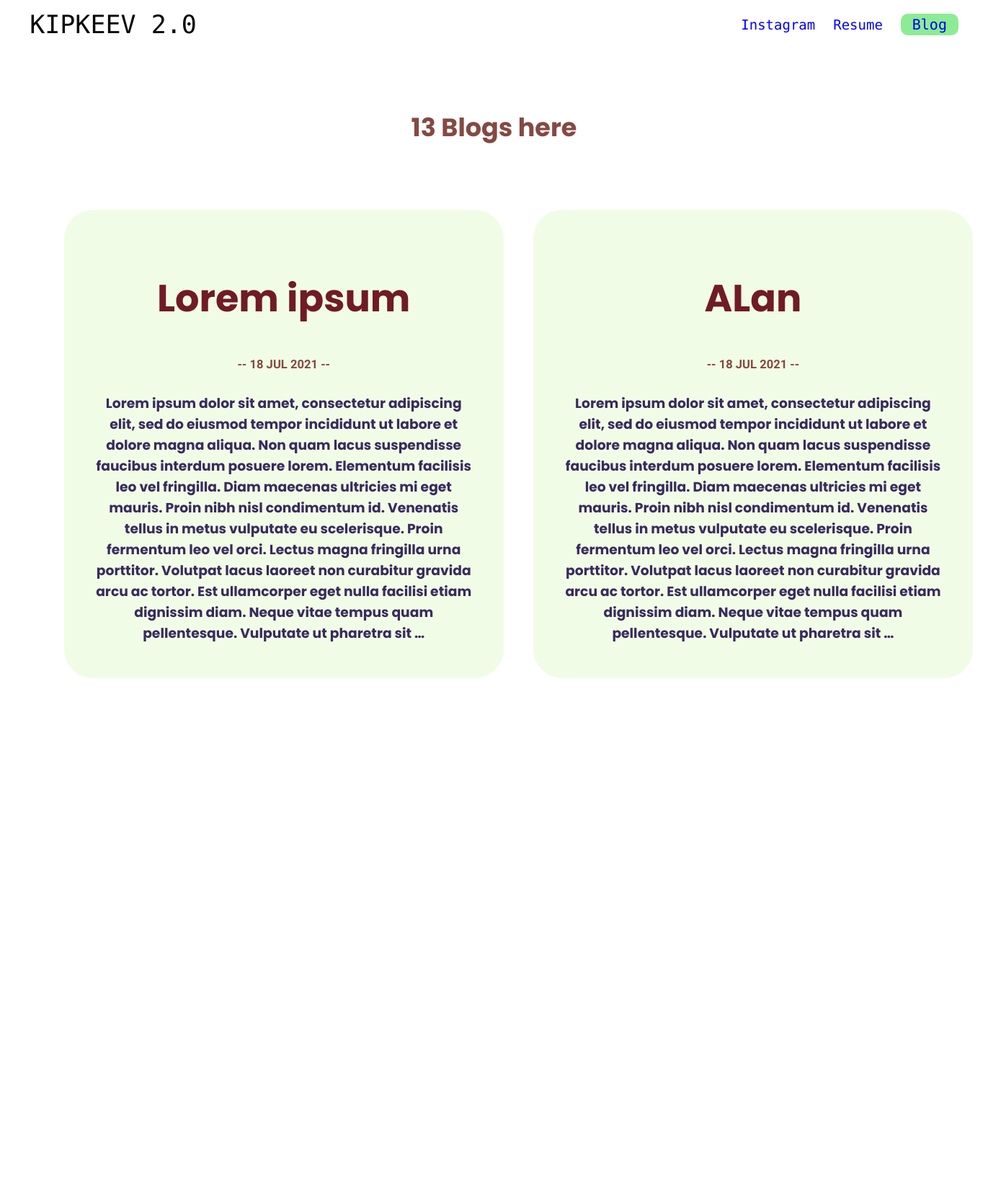
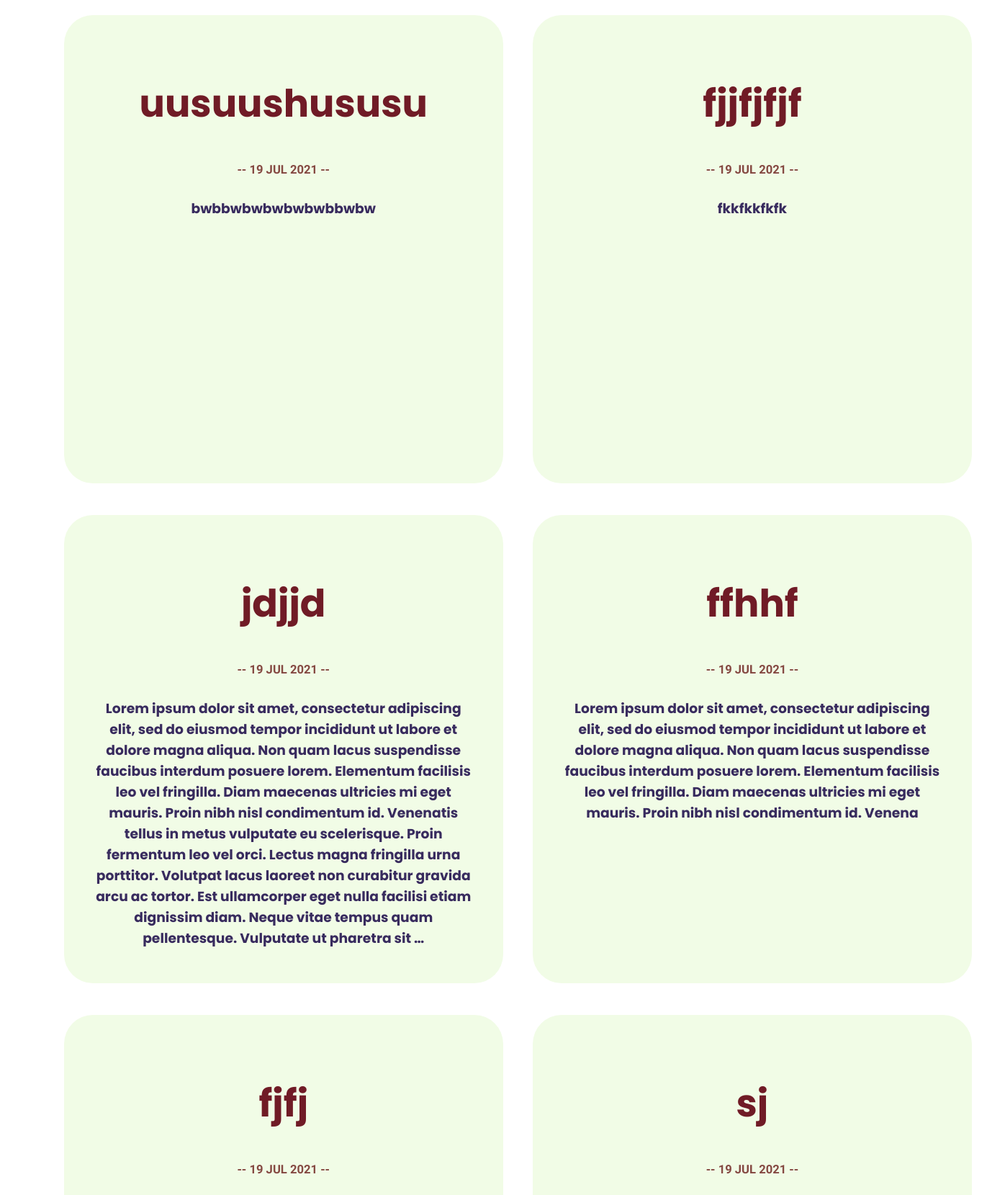
Screenshot of /blog/ (upper part) with the database file from the repository (2 pictures, top to bottom).
### blog/models.py (models this page shows, shortened)
class blog_post(models.Model):
    title = models.CharField(max_length=30)
    desc = models.TextField(max_length=10000)
    dateofpost = models.DateField(auto_now=False, auto_now_add=False)

### blog/views.py (the view)
# urls.py: path('', views.blogpage, name = 'blogpage'),
def blogpage(request):
    return render(request, 'blog/blog.html', {'all_posts':all_posts})

### blog/templates/blog/blog.html
{% extends 'projects/base.html' %}
{% load static %}
    {% block 'content'%}
        <h1 class="count"><b>{{all_posts.count}} Blog{{all_posts.count|pluralize}} here</b></h1>
        <div class="container">
            {% for post in all_posts %}
            <a href="{% url 'blog:detail' post.id %}" data-aos="slide-up" data-aos-duration="1300">
                <div class="card">
                    <div class="blog_a">
                        <h2>{{ post.title }}</h2>
                    </div>
                    <div class="blog_date">
                        <h5>-- {{ post.dateofpost|date:'j M Y'|upper}} --</h5>
                    </div>
                    <div class="blog_desc">
                        <h3>{{ post.desc|striptags|truncatechars:600}}</h3>
                    </div>
                </div>
            </a>
            {%endfor%}
        </div>
    {%endblock%}

### blog/static/blog/blog.css (style rules this page uses)
* { box-sizing:border-box; }
a { text-decoration: none; }
.container { padding-left: 5%; vertical-align: baseline; margin: 0 auto; display: grid; grid-template-columns: 1fr 1fr; }
.card { display: inline-block; overflow: hidden; height: 650px; border: black; background-color: rgb(241, 252, 230); border-radius: 40px; padding: 40px; margin: 20px; }
.blog_a { text-align: center; text-decoration: none; color: rgb(112, 27, 38); font-family: 'Poppins', sans-serif; font-weight: 500; font-size: 35px; margin-bottom: 0; }
.blog_desc { text-align: center; color: rgb(56, 43, 94); font-family: 'Poppins', sans-serif; font-weight: 400; text-decoration: none; width:530.36px; }
.blog_date { text-align: center; font-family: 'Inconsolata', monospace; font-weight: 700; font-size: 20px; color:rgb(133, 73, 66); margin-top: 8px; text-decoration: none; margin-bottom: 30px; }
.count { text-align: center; color: rgb(133, 73, 66); font-family: 'Poppins', sans-serif; font-weight: 500; font-size: 35px; margin-top: 6%; margin-bottom: 5%; }

### blog/static/blog/detail.css (style rules this page uses)
* { box-sizing: border-box; }

### projects/static/projects/home.css (style rules this page uses)
body { padding: 0; margin: 0; }

### rows the page displays
blog_post: title "Lorem ipsum", dateofpost "18 JUL 2021", desc "Lorem ipsum dolor sit amet, consectetur adipiscing elit, sed do eiusmod tempor incididunt ut labore et dolore magna aliqua. Non quam lacus suspendisse faucibus interdum posuere lorem. Elementum facilisis leo vel fringilla. Diam maecenas ultricies mi eget mauris. Proin nibh nisl condimentum id. Venenatis tellus in metus vulputate eu scelerisque. Proin fermentum leo vel orci. Lectus magna fringilla urna porttitor. Volutpat lacus laoreet non curabitur gravida arcu ac tortor. Est ullamcorper eget nulla facilisi etiam dignissim diam. Neque vitae tempus quam pellentesque. Vulputate ut pharetra sit …"
blog_post: title "ALan", dateofpost "18 JUL 2021", desc "Lorem ipsum dolor sit amet, consectetur adipiscing elit, sed do eiusmod tempor incididunt ut labore et dolore magna aliqua. Non quam lacus suspendisse faucibus interdum posuere lorem. Elementum facilisis leo vel fringilla. Diam maecenas ultricies mi eget mauris. Proin nibh nisl condimentum id. Venenatis tellus in metus vulputate eu scelerisque. Proin fermentum leo vel orci. Lectus magna fringilla urna porttitor. Volutpat lacus laoreet non curabitur gravida arcu ac tortor. Est ullamcorper eget nulla facilisi etiam dignissim diam. Neque vitae tempus quam pellentesque. Vulputate ut pharetra sit …"
blog_post: title "uusuushususu", dateofpost "19 JUL 2021", desc "bwbbwbwbwbwbwbbwbw"
blog_post: title "fjjfjfjf", dateofpost "19 JUL 2021", desc "fkkfkkfkfk"
blog_post: title "jdjjd", dateofpost "19 JUL 2021", desc "Lorem ipsum dolor sit amet, consectetur adipiscing elit, sed do eiusmod tempor incididunt ut labore et dolore magna aliqua. Non quam lacus suspendisse faucibus interdum posuere lorem. Elementum facilisis leo vel fringilla. Diam maecenas ultricies mi eget mauris. Proin nibh nisl condimentum id. Venenatis tellus in metus vulputate eu scelerisque. Proin fermentum leo vel orci. Lectus magna fringilla urna porttitor. Volutpat lacus laoreet non curabitur gravida arcu ac tortor. Est ullamcorper eget nulla facilisi etiam dignissim diam. Neque vitae tempus quam pellentesque. Vulputate ut pharetra sit …"
blog_post: title "ffhhf", dateofpost "19 JUL 2021", desc "Lorem ipsum dolor sit amet, consectetur adipiscing elit, sed do eiusmod tempor incididunt ut labore et dolore magna aliqua. Non quam lacus suspendisse faucibus interdum posuere lorem. Elementum facilisis leo vel fringilla. Diam maecenas ultricies mi eget mauris. Proin nibh nisl condimentum id. Venena"
blog_post: title "fjfj", dateofpost "19 JUL 2021"
blog_post: title "sj", dateofpost "19 JUL 2021"

### other values shown
{{ all_posts.count }} "13"
